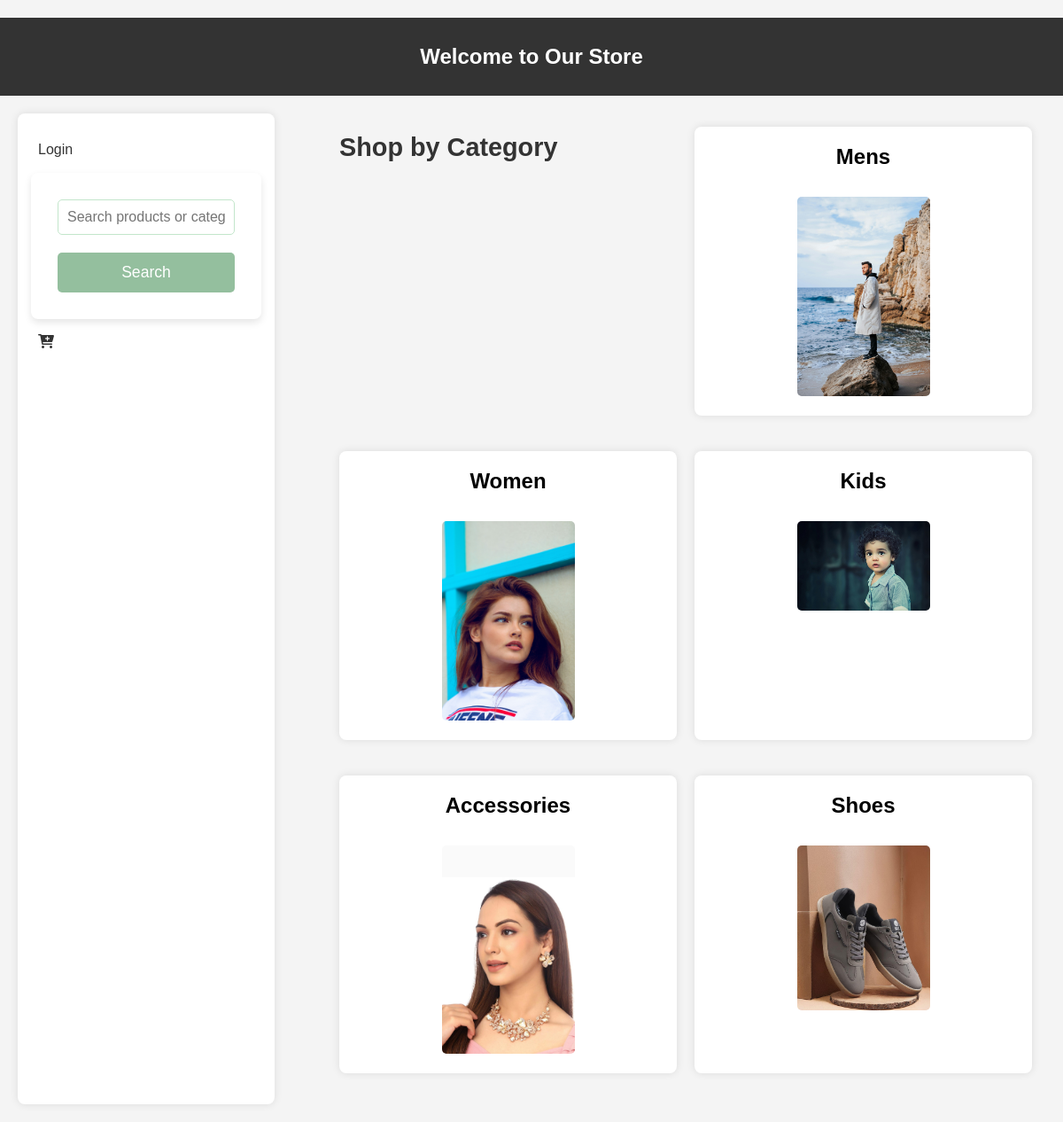
The page / on the database its author committed.
### app/models.py (models this page shows, shortened)
class Category(models.Model):
    name = models.CharField(max_length=100)
    image = models.ImageField(upload_to="category_images/", null=True, blank=True)
    user = models.ForeignKey(User, on_delete=models.CASCADE, null=True)

### app/views.py (the view)
# urls.py: path('', homepage, name='homepage'),
def homepage(request):
    categories = Category.objects.all()
    return render(request, 'index.html', {'categories': categories, 'user': request.user})

### templates/index.html (shortened to what this page needs)
{% load static %}
<!DOCTYPE html>
<html lang="en">
<head>
    <link href="https://cdnjs.cloudflare.com/ajax/libs/font-awesome/6.0.0-beta3/css/all.min.css" rel="stylesheet">
    <link rel="stylesheet" href="{% static 'static.css' %}">
</head>
<body>
    <header>
        <h2>Welcome to Our Store</h2>
    </header>
    <div class="container">
        <div class="sidebar">
            {% if user.is_authenticated %}
                {% if user.profile.is_vendor %}
                    <a href="/create/">Create Category</a>
                {% endif %}
                <a href="/profile/">Profile</a>
                <a href="/logout/">Logout</a>
                <a href="/create_user/">Create User</a>
            {% else %}
                <a href="/login/">Login</a>
            {% endif %}
            <form action="/search/" method="GET" class="search-form">
                <input type="text" name="q" placeholder="Search products or categories" class="search-input">
                <button type="submit" class="search-button">Search</button>
            </form>
            <a href="/cart/">
                <i class="fa-solid fa-cart-plus cart-icon"></i>
            </a>
        </div>
        <section class="category-list">
            <h2>Shop by Category</h2>
            {% for category in categories %}
                <div class="category">
                    <div class="category-item">
                        <h3>
                            <a href="/sub_category/{{ category.id }}">{{ category.name }}</a>
                        </h3>
                        <div class="category-image">
                            {% if category.image %}
                                <img src="{{ category.image.url }}" alt="{{ category.name }}" style="max-width: 150px; height: auto;">
                            {% else %}
                                <p>No image available</p>
                            {% endif %}
                        </div>
                    </div>
                </div>
            {% empty %}
                <p>No categories available.</p>
            {% endfor %}
        </section>
    </div>
</body>
</html>
<!-- {% load static %}

### app/static/static.css (style rules this page uses)
* { margin: 0; padding: 0; box-sizing: border-box; }
body { font-family: Arial, sans-serif; background-color: #f4f4f4; color: #333; line-height: 1.6; padding-top: 20px; }
header { background-color: #333; color: #fff; text-align: center; padding: 25px 0; }
.container { display: flex; justify-content: space-between; padding: 20px; gap: 30px; }
.sidebar { width: 25%; background-color: #fff; padding: 15px; border-radius: 8px; box-shadow: 0 0 10px rgba(0, 0, 0, 0.1); }
.sidebar a { display: block; padding: 8px; text-decoration: none; color: #333; margin: 5px 0; border-radius: 4px; transition: background-color 0.3s; }
.category-list { width: 70%; padding: 15px; }
.category-list h2 { font-size: 1.8em; margin-bottom: 15px; }
.category { margin-bottom: 20px; background-color: #fff; padding: 15px; border-radius: 8px; box-shadow: 0 0 10px rgba(0, 0, 0, 0.1); }
.category-item { display: flex; flex-direction: column; align-items: center; }
.category-item h3 { font-size: 1.5em; margin-bottom: 10px; text-align: center; }
.category-item a { text-decoration: none; color: black; transition: color 0.3s; }
.category-image { margin-top: 15px; text-align: center; }
.category-image img { max-width: 150px; height: auto; border-radius: 5px; object-fit: cover; }
.category-list { display: grid; grid-template-columns: repeat(auto-fill, minmax(250px, 1fr)); gap: 20px; }
form { display: flex; flex-direction: column; max-width: 600px; margin: 0 auto; background-color: #fff; padding: 30px; border-radius: 8px; box-shadow: 0 4px 8px rgba(0, 0, 0, 0.1); }
input[type="text"], input[type="file"] { padding: 10px; margin-bottom: 20px; font-size: 1rem; border: 1px solid #c3e6cb; border-radius: 5px; }
button { background-color: #94bf9e; color: #fff; padding: 12px 20px; font-size: 1.1rem; border: none; border-radius: 5px; cursor: pointer; transition: background-color 0.3s; text-align: center; }

### rows shown on the page
Category: name "Mens", image (picture)
Category: name "Women", image (picture)
Category: name "Kids", image (picture)
Category: name "Accessories", image (picture)
Category: name "Shoes", image (picture)
